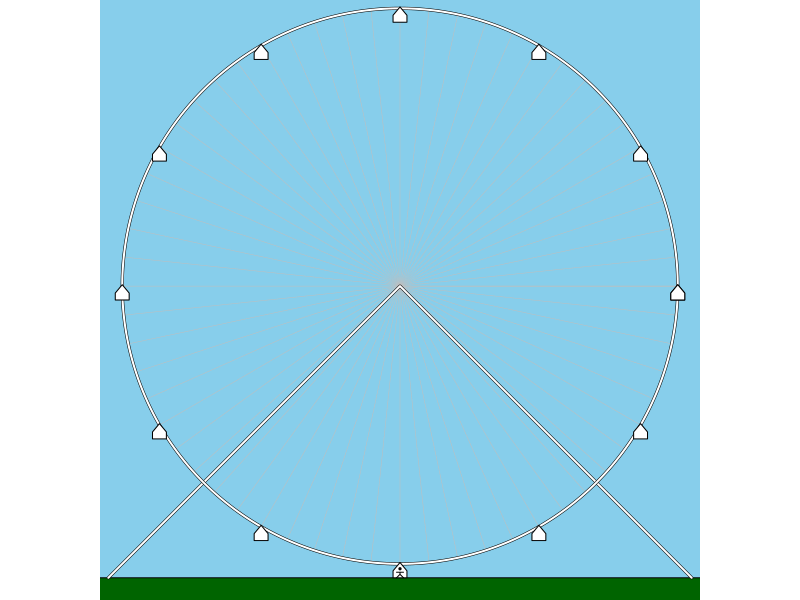
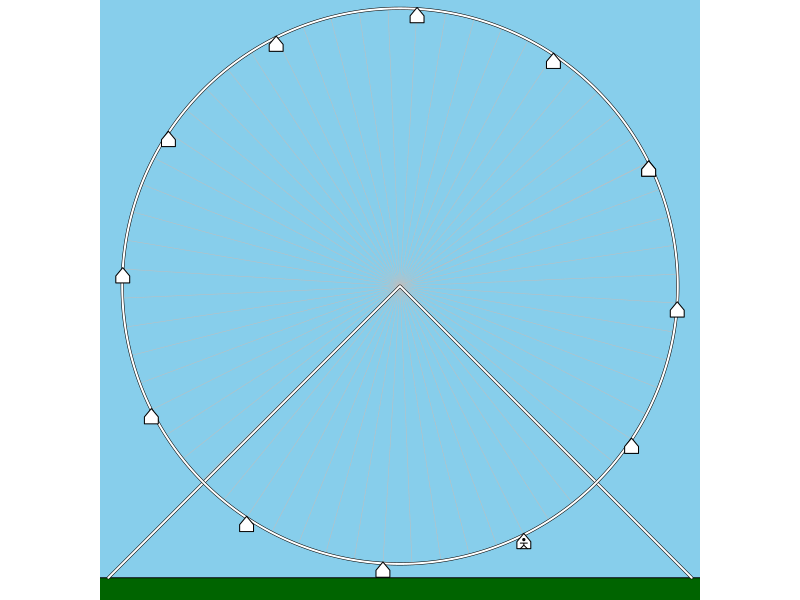
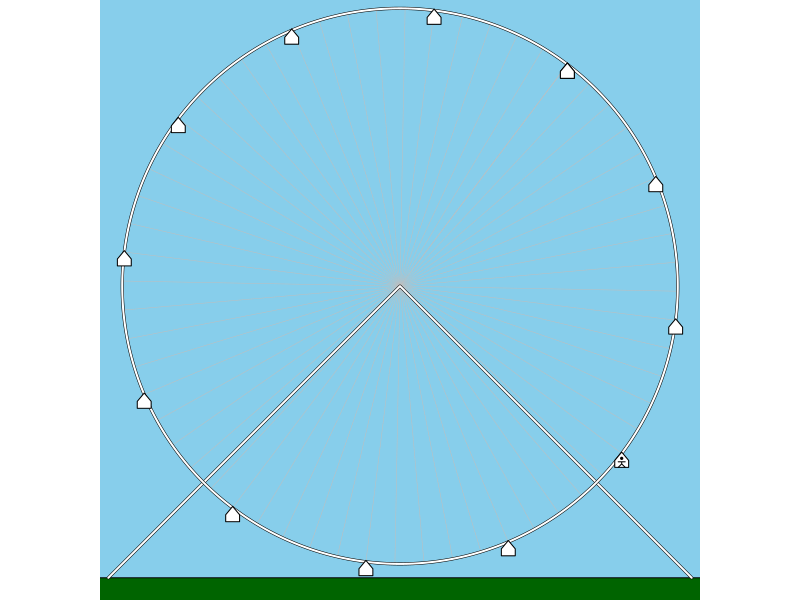
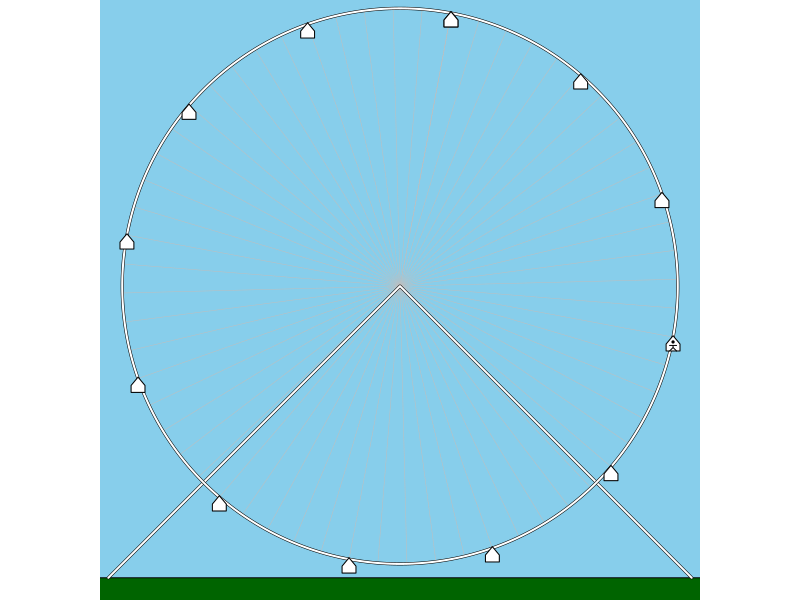
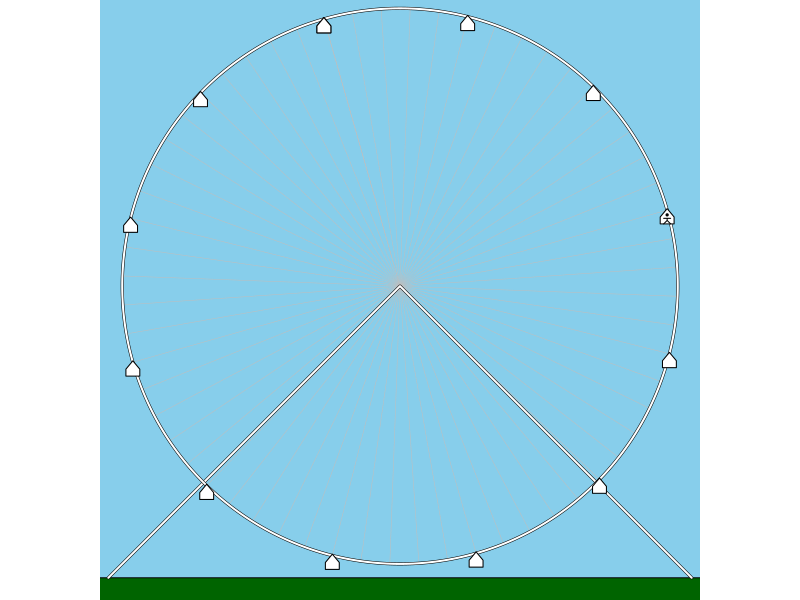
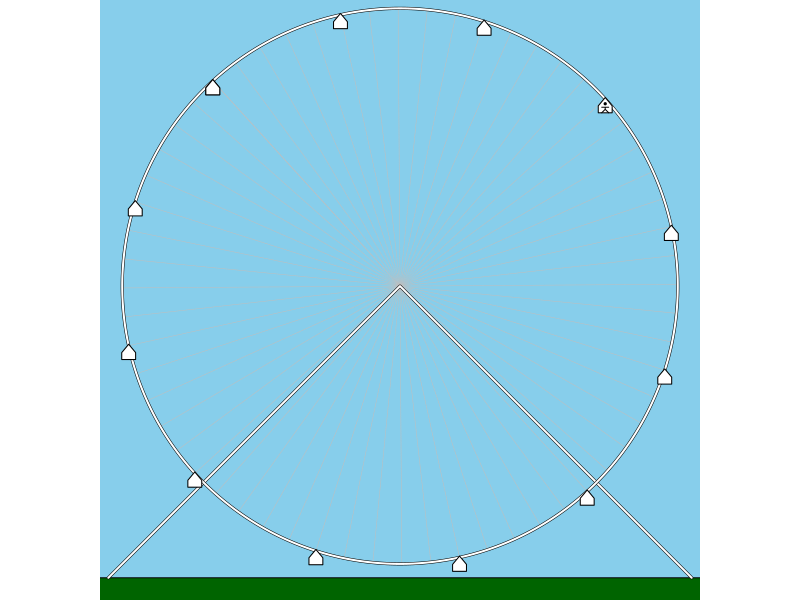
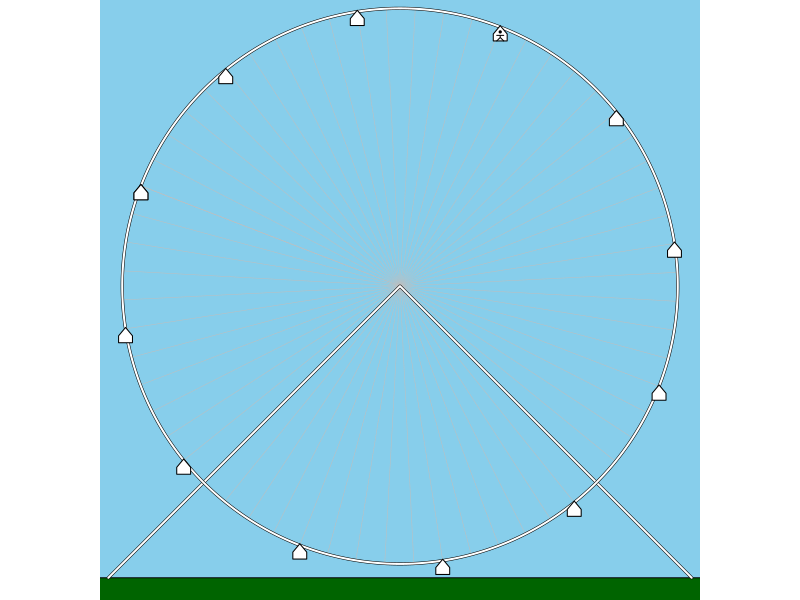
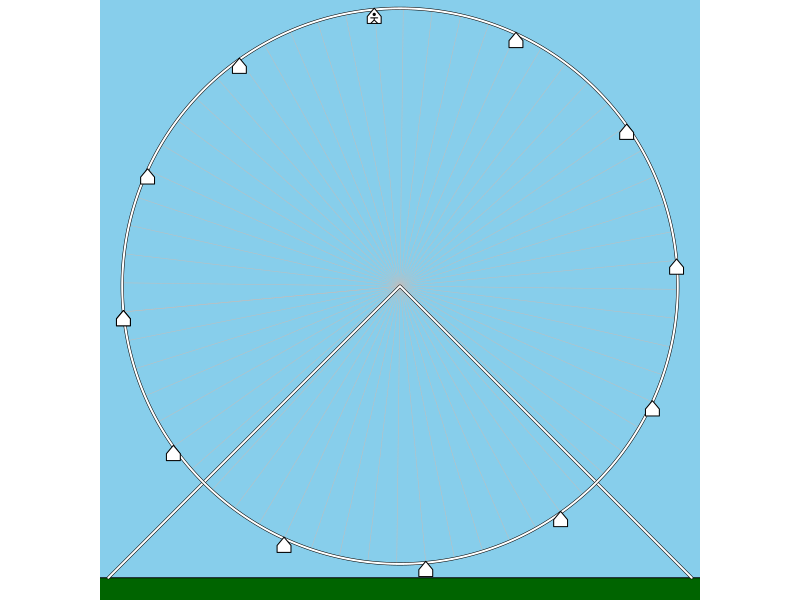

R code for these plots, in order:
## ---- chunk 1
par(scipen=99)
A = round(runif(1,20,125),1) #m, radius of ferris wheel
v = runif(1,0.5,4) #m/s
B = v/A #radians/s
f = B/2/pi #turns/s
P = round(1/f,0)
B = 2*pi/P
while(T){
    t = round(P*runif(1,2,3),0)
    x = A*sin(2*pi/P*t)
    if(abs(x)>5 && abs(abs(x)-A)>3){break}
}
B = signif(2*pi/P,6)
tfin = t
xfin = x
axfin = abs(x)

## ---- chunk 2
drawstills = function(){
    polygon(c(-2,2,2,-2),c(-2,-2,2,2),col="skyblue")
    polygon(c(-2,2,2,-2),c(-1,-1,-2,-2),col="darkgreen")
    thcirc = seq(0,2*pi,pi/360)
    for(tthh in seq(0,2*pi,pi/30)){
        lines(c(0,cos(tthh+thcur)),c(0.05,0.05+sin(tthh+thcur)),lwd=0.5,col="grey")
    }
    lines(c(-1.05,0,1.05),c(-1,0.05,-1),col="black",lwd=3)
    lines(c(-1.05,0,1.05),c(-1,0.05,-1),col="white",lwd=2)
    lines(cos(thcirc),sin(thcirc)+0.05,col="black",lwd=3)
    lines(cos(thcirc),sin(thcirc)+0.05,col="white",lwd=2)
}
drawcar = function(x,y){
    wid = 0.025
    polygon(c(x,x-wid,x-wid,x+wid,x+wid),c(y+0.005,y-wid,y-2*wid,y-2*wid,y-wid),
            lwd=1,col="white",border="black")
}
drawsam = function(x,y){
    wid = 0.025
    swid = wid/2
    lines(c(x-swid,x,x,x-swid,x,x+swid,x,x,x+swid),
          c(y-1.2*wid,y-1.2*wid,y-wid*1.5,y-2*wid,y-wid*1.5,y-2*wid,y-1.5*wid,
            y-1.2*wid,y-1.2*wid),col="black")
    points(x,y-0.7*wid,pch=19,cex=0.3)
}

nframes = 40
nrots = t/P
drad = nrots*2*pi/nframes
totrad = nrots*2*pi
rads = seq(0,totrad,drad)

for(thcur in rads){
    par(mar=c(0,0,0,0),pty="s")
    plot(0,0,"n",axes=F,ann=F,xlim=c(-1,1),ylim=c(-1,1))
    drawstills()
    thadd = seq(0,2*pi,2*pi/12)
    for(thc in thadd){
        drawcar(cos(thc+thcur),0.05+sin(thc+thcur))
    }
    drawsam(sin(thcur),0.05-cos(thcur))
}
ystop = 0.05-cos(totrad)
xstop = sin(totrad)

ykey = seq(ystop,-1,length.out=10)

for(i in 1:10){
    par(mar=c(0,0,0,0),pty="s")
    plot(0,0,"n",axes=F,ann=F,xlim=c(-1,1),ylim=c(-1,1))
    drawstills()
    thadd = seq(0,2*pi,2*pi/12)
    for(thc in thadd){
        drawcar(cos(thc+totrad),0.05+sin(thc+totrad))
    }
    drawsam(sin(totrad),0.05-cos(totrad))
    points(xstop,ykey[i],pch=8,col="gold")
}

for(i in 1:30){
    par(mar=c(0,0,0,0),pty="s")
    plot(0,0,"n",axes=F,ann=F,xlim=c(-1,1),ylim=c(-1,1))
    drawstills()
    thadd = seq(0,2*pi,2*pi/12)
    for(thc in thadd){
        drawcar(cos(thc+totrad),0.05+sin(thc+totrad))
    }
    drawsam(sin(totrad),0.05-cos(totrad))
    points(xstop,-1,pch=8,col="gold")
    bmp = 0.02
    lines(c(0,0),c(0.05,-1),col="red",lty=2)
    lines(c(0,0,0,xstop,xstop,xstop),c(-1-bmp,-1+bmp,-1,-1,-1-bmp,-1+bmp),lwd=3,col="red")
    text(xstop/2,-1+rnorm(1,0,0.005),"?",col="red",adj=c(0.5,-0.4),cex=2)
}

par(mar=c(0,0,0,0),pty="s")
plot(0,0,"n",axes=F,ann=F,xlim=c(-1,1),ylim=c(-1,1))
